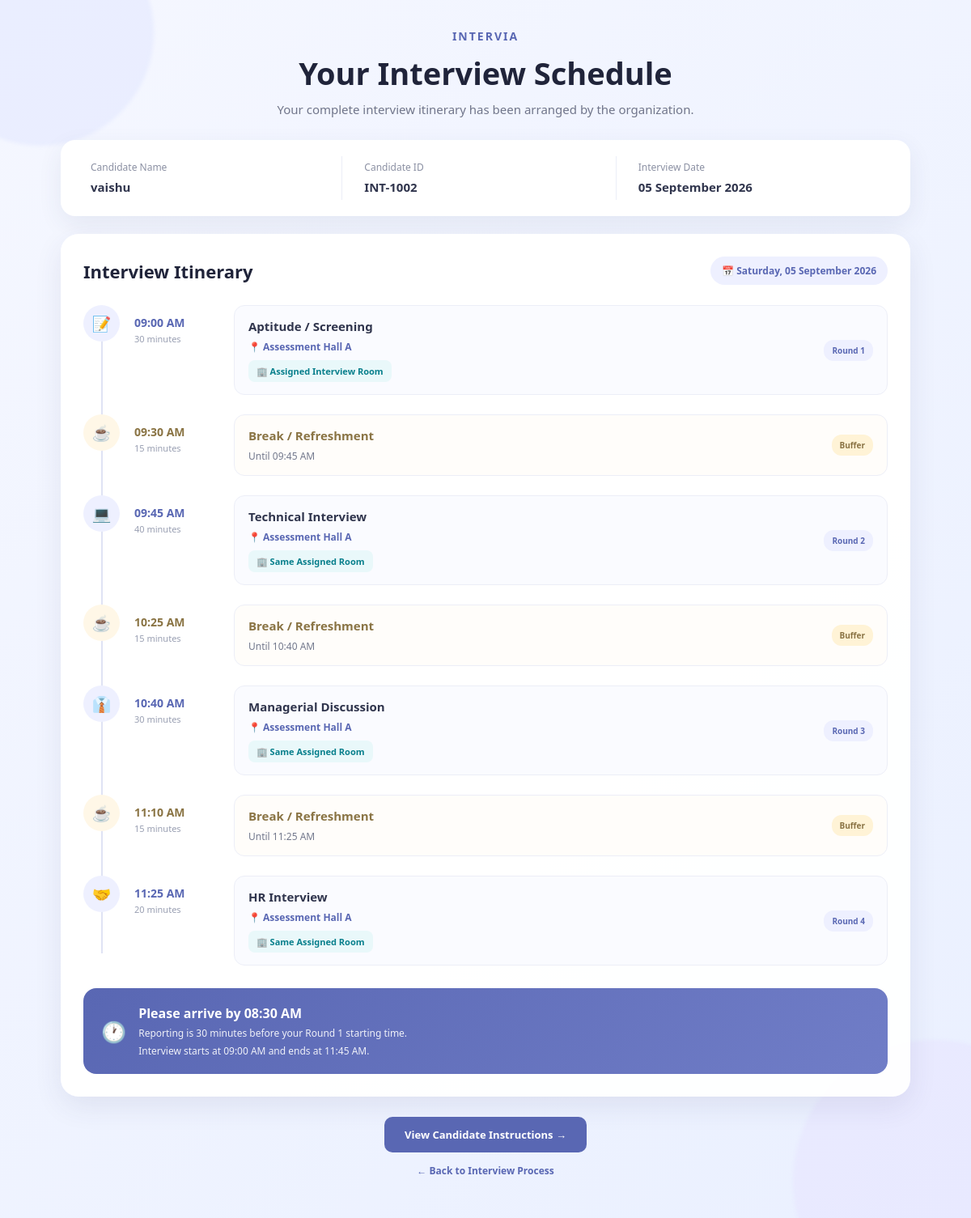
The page /schedule?candidate_id=INT-1002 on the database its author committed.
### tables this page shows
CREATE TABLE candidates (
            id TEXT PRIMARY KEY,
            name TEXT NOT NULL,
            email TEXT NOT NULL,
            status TEXT DEFAULT 'Added'
        );

CREATE TABLE interview_schedules (
            candidate_id TEXT PRIMARY KEY,

            date TEXT NOT NULL,
            formatted_date TEXT,
            weekday TEXT,

            starting_time TEXT,
            starting_time_raw TEXT,

            reporting_time TEXT,
            reporting_date TEXT,

            room TEXT NOT NULL,

            session_start_raw TEXT,
            session_end_raw TEXT,

            session_start TEXT,
            session_end TEXT,

            buffer_time INTEGER,
            number_of_candidates INTEGER,

            aptitude_duration INTEGER,
            technical_duration INTEGER,
            managerial_duration INTEGER,
            hr_duration INTEGER,

            round1_start TEXT,
            round1_end TEXT,

            break1_start TEXT,
            break1_end TEXT,

            round2_start TEXT,
            round2_end TEXT,

            break2_start TEXT,
            break2_end TEXT,

            round3_start TEXT,
            round3_end TEXT,

            break3_start TEXT,
            break3_end TEXT,

            round4_start TEXT,
            round4_end TEXT,

            FOREIGN KEY(candidate_id)
            REFERENCES candidates(id)
        );

### app.py (the view)
@app.route("/schedule")
def schedule():
    candidate_id = request.args.get(
        "candidate_id",
        ""
    ).strip()
    if not candidate_id:
        return redirect(
            url_for("candidate")
        )
    selected_candidate = find_candidate(
        candidate_id
    )
    if selected_candidate is None:
        return redirect(
            url_for("candidate")
        )
    schedule_data = get_schedule(
        selected_candidate["id"]
    )
    return render_template(
        "schedule.html",
        candidate=selected_candidate,
        schedule=schedule_data
    )

### app.py (called while the page is built)
def get_db():
    conn = sqlite3.connect(DATABASE)
    conn.row_factory = sqlite3.Row
    return conn

def find_candidate(candidate_id):
    if not candidate_id:
        return None
    conn = get_db()
    row = conn.execute("""
        SELECT *
        FROM candidates
        WHERE UPPER(id) = UPPER(?)
    """, (candidate_id,)).fetchone()
    conn.close()
    if row is None:
        return None
    return dict(row)

def get_schedule(candidate_id):
    conn = get_db()
    row = conn.execute("""
        SELECT *
        FROM interview_schedules
        WHERE candidate_id = ?
    """, (candidate_id,)).fetchone()
    conn.close()
    if row is None:
        return None
    return dict(row)

### templates/schedule.html (shortened to what this page needs)
<!DOCTYPE html>
<html lang="en">
<head>
</head>
<body>
<div class="circle one"></div>
<div class="circle two"></div>
<main class="page">
    <header class="header">
        <div class="brand">
            Intervia
        </div>
        <h1>
            Your Interview Schedule
        </h1>
        <p class="subtitle">
            Your complete interview itinerary has been arranged
            by the organization.
        </p>
    </header>
    <section class="top-info">
        <div class="info-item">
            <span class="info-label">
                Candidate Name
            </span>
            <span class="info-value">
                {{ candidate.name }}
            </span>
        </div>
        <div class="info-item">
            <span class="info-label">
                Candidate ID
            </span>
            <span class="info-value">
                {{ candidate.id }}
            </span>
        </div>
        <div class="info-item">
            <span class="info-label">
                Interview Date
            </span>
            <span class="info-value">
                {% if schedule %}
                    {{ schedule.formatted_date }}
                {% else %}
                    Not scheduled
                {% endif %}
            </span>
        </div>
    </section>
    {% if schedule %}
    <section class="schedule-card">
        <div class="schedule-heading">
            <h2>
                Interview Itinerary
            </h2>
            <div class="date-badge">
                📅
                {{ schedule.weekday }},
                {{ schedule.formatted_date }}
            </div>
        </div>
        <div class="timeline">
            <div class="timeline-item">
                <div class="timeline-icon">
                    📝
                </div>
                <div class="time">
                    {{ schedule.round1_start }}
                    <span>
                        {{ schedule.aptitude_duration }} minutes
                    </span>
                </div>
                <div class="event">
                    <div>
                        <div class="event-title">
                            Aptitude / Screening
                        </div>
                        <div class="event-location">
                            📍
                            <strong>
                                {{ schedule.room }}
                            </strong>
                        </div>
                        <div class="room-badge">
                            🏢 Assigned Interview Room
                        </div>
                    </div>
                    <div class="round-tag">
                        Round 1
                    </div>
                </div>
            </div>
            <div class="timeline-item break-item">
                <div class="timeline-icon">
                    ☕
                </div>
                <div class="time">
                    {{ schedule.break1_start }}
                    <span>
                        {{ schedule.buffer_time }} minutes
                    </span>
                </div>
                <div class="event">
                    <div>
                        <div class="event-title">
                            Break / Refreshment
                        </div>
                        <div class="event-location">
                            Until {{ schedule.break1_end }}
                        </div>
                    </div>
                    <div class="round-tag">
                        Buffer
                    </div>
                </div>
            </div>
            <div class="timeline-item">
                <div class="timeline-icon">
                    💻
                </div>
                <div class="time">
                    {{ schedule.round2_start }}
                    <span>
                        {{ schedule.technical_duration }} minutes
                    </span>
                </div>
                <div class="event">
                    <div>
                        <div class="event-title">
                            Technical Interview
                        </div>
                        <div class="event-location">
                            📍
                            <strong>
                                {{ schedule.room }}
                            </strong>
                        </div>
                        <div class="room-badge">
                            🏢 Same Assigned Room
                        </div>
                    </div>
                    <div class="round-tag">
                        Round 2
                    </div>
                </div>
            </div>
            <div class="timeline-item break-item">
                <div class="timeline-icon">
                    ☕
                </div>
                <div class="time">
                    {{ schedule.break2_start }}
                    <span>
                        {{ schedule.buffer_time }} minutes
                    </span>
                </div>
                <div class="event">
                    <div>
                        <div class="event-title">
                            Break / Refreshment
                        </div>
                        <div class="event-location">
                            Until {{ schedule.break2_end }}
                        </div>
                    </div>
                    <div class="round-tag">
                        Buffer
                    </div>
                </div>
            </div>
            <div class="timeline-item">
                <div class="timeline-icon">
                    👔
                </div>
                <div class="time">
                    {{ schedule.round3_start }}
                    <span>
                        {{ schedule.managerial_duration }} minutes
                    </span>
                </div>
                <div class="event">
                    <div>
                        <div class="event-title">
                            Managerial Discussion
                        </div>
                        <div class="event-location">
                            📍
                            <strong>
                                {{ schedule.room }}
                            </strong>
                        </div>
                        <div class="room-badge">
                            🏢 Same Assigned Room
                        </div>
                    </div>
                    <div class="round-tag">
                        Round 3
                    </div>
                </div>
            </div>
            <div class="timeline-item break-item">
                <div class="timeline-icon">
                    ☕
                </div>
                <div class="time">
                    {{ schedule.break3_start }}
                    <span>
                        {{ schedule.buffer_time }} minutes
                    </span>
                </div>
                <div class="event">
                    <div>
                        <div class="event-title">
                            Break / Refreshment
                        </div>
                        <div class="event-location">
                            Until {{ schedule.break3_end }}
                        </div>
                    </div>
                    <div class="round-tag">
                        Buffer
                    </div>
                </div>
            </div>
            <div class="timeline-item">
                <div class="timeline-icon">
                    🤝
                </div>
                <div class="time">
                    {{ schedule.round4_start }}
                    <span>
                        {{ schedule.hr_duration }} minutes
                    </span>
                </div>
                <div class="event">
                    <div>
                        <div class="event-title">
                            HR Interview
                        </div>
                        <div class="event-location">
                            📍
                            <strong>
                                {{ schedule.room }}
                            </strong>
                        </div>
                        <div class="room-badge">
                            🏢 Same Assigned Room
                        </div>
                    </div>
                    <div class="round-tag">
                        Round 4
                    </div>
                </div>
            </div>
        </div>
        <div class="reporting-box">
            <div class="reporting-icon">
                🕐
            </div>
            <div>
                <h3>
                    Please arrive by
                    {{ schedule.reporting_time }}
                </h3>
                <p>
                    Reporting is 30 minutes before
                    your Round 1 starting time.
                </p>
                <p style="margin-top:5px;">
                    Interview starts at
                    {{ schedule.starting_time }}
                    and ends at
                    {{ schedule.session_end }}.
                </p>
            </div>
        </div>
    </section>
    <div class="buttons">
        <a
            href="{{ url_for('instructions', candidate_id=candidate.id) }}"
            class="continue-button"
        >
            View Candidate Instructions →
        </a>
        <a
            href="{{ url_for('process', candidate_id=candidate.id) }}"
            class="back"
        >
            ← Back to Interview Process
        </a>
    </div>
    {% endif %}
</main>
</body>
</html>

### templates/schedule.html (style rules this page uses)
* { margin: 0; padding: 0; box-sizing: border-box; font-family: "Segoe UI", Arial, sans-serif; }
body { min-height: 100vh; background: linear-gradient(135deg, #f5f7ff, #eaf0ff); color: #20243a; padding: 35px 20px 50px; }
.circle { position: fixed; border-radius: 50%; filter: blur(2px); opacity: 0.35; z-index: 0; }
.circle.one { width: 280px; height: 280px; background: #d6ddff; top: -100px; left: -90px; }
.circle.two { width: 350px; height: 350px; background: #e5ddff; right: -130px; bottom: -130px; }
.page { position: relative; z-index: 1; max-width: 1050px; margin: auto; }
.header { text-align: center; margin-bottom: 28px; }
.brand { color: #5967b3; font-size: 14px; font-weight: 700; letter-spacing: 2px; text-transform: uppercase; margin-bottom: 10px; }
h1 { font-size: 38px; color: #20243a; margin-bottom: 9px; }
.subtitle { color: #70758a; font-size: 15px; }
.top-info { background: white; border-radius: 18px; padding: 20px 25px; display: grid; grid-template-columns: repeat(3, 1fr); gap: 15px; box-shadow: 0 10px 30px rgba(50, 60, 100, 0.08); margin-bottom: 22px; }
.info-item { padding: 5px 12px; border-right: 1px solid #eceef7; }
.info-item:last-child { border-right: none; }
.info-label { display: block; color: #8b90a3; font-size: 12px; margin-bottom: 5px; }
.info-value { color: #30354d; font-size: 15px; font-weight: 600; }
.schedule-card { background: rgba(255, 255, 255, 0.95); border-radius: 22px; padding: 28px; box-shadow: 0 12px 35px rgba(50, 60, 100, 0.09); }
.schedule-heading { display: flex; justify-content: space-between; align-items: center; margin-bottom: 25px; }
.schedule-heading h2 { font-size: 22px; }
.date-badge { background: #eef0ff; color: #5967b3; padding: 9px 14px; border-radius: 20px; font-size: 12px; font-weight: 600; }
.timeline { position: relative; }
.timeline::before { content: ""; position: absolute; left: 22px; top: 15px; bottom: 15px; width: 2px; background: #dfe3f4; }
.timeline-item { display: grid; grid-template-columns: 45px 105px 1fr; gap: 18px; align-items: start; position: relative; margin-bottom: 24px; }
.timeline-icon { width: 45px; height: 45px; border-radius: 50%; background: #eef0ff; display: flex; justify-content: center; align-items: center; font-size: 19px; position: relative; z-index: 2; }
.time { color: #5967b3; font-size: 14px; font-weight: 700; padding-top: 12px; }
.time span { display: block; font-size: 11px; color: #999fb2; margin-top: 3px; font-weight: 500; }
.event { background: #fafbff; border: 1px solid #eceef7; border-radius: 13px; padding: 15px 17px; display: flex; justify-content: space-between; align-items: center; gap: 15px; }
.event-title { font-size: 15px; font-weight: 700; color: #30354d; margin-bottom: 7px; }
.event-location { font-size: 12px; color: #73798d; }
.event-location strong { color: #5967b3; }
.round-tag { background: #eef0ff; color: #5967b3; padding: 6px 10px; border-radius: 12px; font-size: 10px; font-weight: 700; white-space: nowrap; }
.break-item .timeline-icon { background: #fff7e7; }
.break-item .event { background: #fffdfa; }
.break-item .event-title { color: #8a7444; }
.break-item .time { color: #8a7444; }
.break-item .round-tag { background: #fff3d6; color: #8a7444; }
.room-badge { display: inline-block; margin-top: 8px; padding: 6px 10px; border-radius: 8px; background: #e9f8fa; color: #087f8c; font-size: 11px; font-weight: 700; }
.reporting-box { margin-top: 28px; background: linear-gradient( 135deg, #5967b3, #707dc7 ); color: white; border-radius: 16px; padding: 20px 22px; display: flex; align-items: center; gap: 15px; }
.reporting-icon { font-size: 25px; }
.reporting-box h3 { font-size: 16px; margin-bottom: 5px; }
.reporting-box p { font-size: 12px; opacity: 0.9; }
.buttons { text-align: center; margin-top: 25px; }
.continue-button { display: inline-block; padding: 13px 25px; background: #5967b3; color: white; border-radius: 10px; text-decoration: none; font-size: 13px; font-weight: 600; }
.back { display: block; margin-top: 14px; color: #5967b3; text-decoration: none; font-size: 12px; font-weight: 600; }

### rows shown on the page
candidates: name "vaishu", id "INT-1002"
interview_schedules: formatted_date "05 September 2026", weekday "Saturday", round1_start "09:00 AM", aptitude_duration "30", room "Assessment Hall A", break1_start "09:30 AM", buffer_time "15", break1_end "09:45 AM", round2_start "09:45 AM", technical_duration "40", break2_start "10:25 AM", break2_end "10:40 AM", round3_start "10:40 AM", managerial_duration "30", break3_start "11:10 AM", break3_end "11:25 AM", round4_start "11:25 AM", hr_duration "20", reporting_time "08:30 AM", starting_time "09:00 AM", session_end "11:45 AM"
